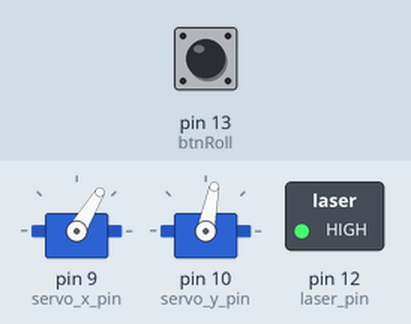
Recording of a sketch running on a simulated Arduino Uno, built with avr-gcc and run on an emulated ATmega328P. Parts: 2 × servo, switched loads named in the sketch (green lamp = pin HIGH). The inputs (shaded band) are chosen by the test bench; at power-on: pin 13 (btnRoll) HIGH. Random numbers use the default seed unless the sketch sets one; what the sketch prints to the serial monitor is not drawn.

Above: at 0.1 s.
At 10.1 s:
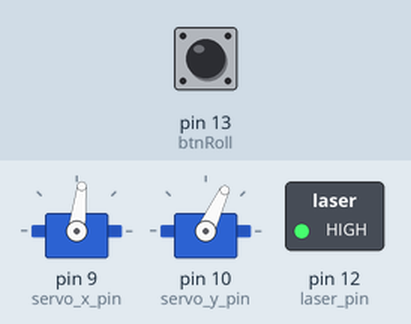
At 20.1 s:
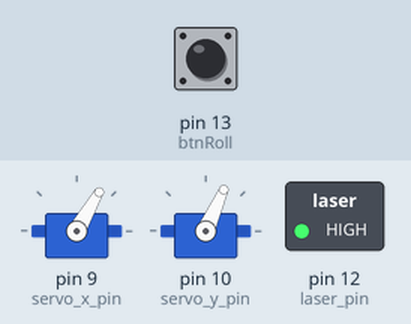
At 38.1 s:
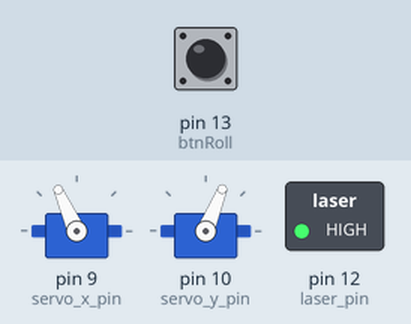
Timing chart, 0 to 39.6 s (numbered marks = the images above):
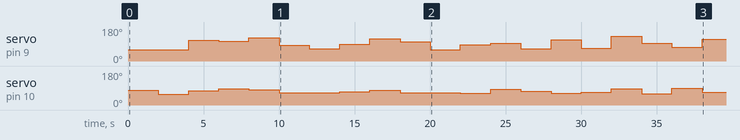

Measured:
- by itself, servo on pin 10 (servo_y_pin): 79° → 58° at 2.0 s, → 75° 2.0 s later, → 87° 2.0 s later, → 82° 2.0 s later, … (17 changes in this stretch)
- by itself, servo on pin 9 (servo_x_pin): 59° → 111° at 4.0 s, → 105° 2.0 s later, → 122° 2.0 s later, → 83° 2.0 s later, … (18 changes in this stretch)

The sketch:

turret.ino
```cpp
#include <Button.h>
#include <Servo.h>

Button btnRoll(13);
Servo servo_x;
Servo servo_y;

int pos = 0;    // variable to store the servo position
int next_position = 0;
int laser_pin = 12;

int servo_x_pin = 9;
int servo_y_pin = 10;

void setup() {

  Serial.begin(9600);

  Serial.println("Initiating turret...");
  btnRoll.begin();
  pinMode(laser_pin, OUTPUT);


  // servos are configured for luxorparts SG90
  servo_x.attach(servo_x_pin, 700, 2300);
  servo_y.attach(servo_y_pin, 700, 2300);


  servo_x.write(90);
  servo_y.write(90);

  randomSeed(analogRead(0));

  Serial.println("Laser powering up...");
  digitalWrite(laser_pin, HIGH);  //Turn on the laser

  Serial.println("Turret is ready for operation");
}

void loop() {
  servo_x.write(random(45,135));
  servo_y.write(random(55,90));
  delay(2000);
}

void turn() {
  next_position = (next_position + 90) % 270;
  Serial.println(next_position);
  servo_x.write(next_position);
  servo_y.write(next_position);
}
```
